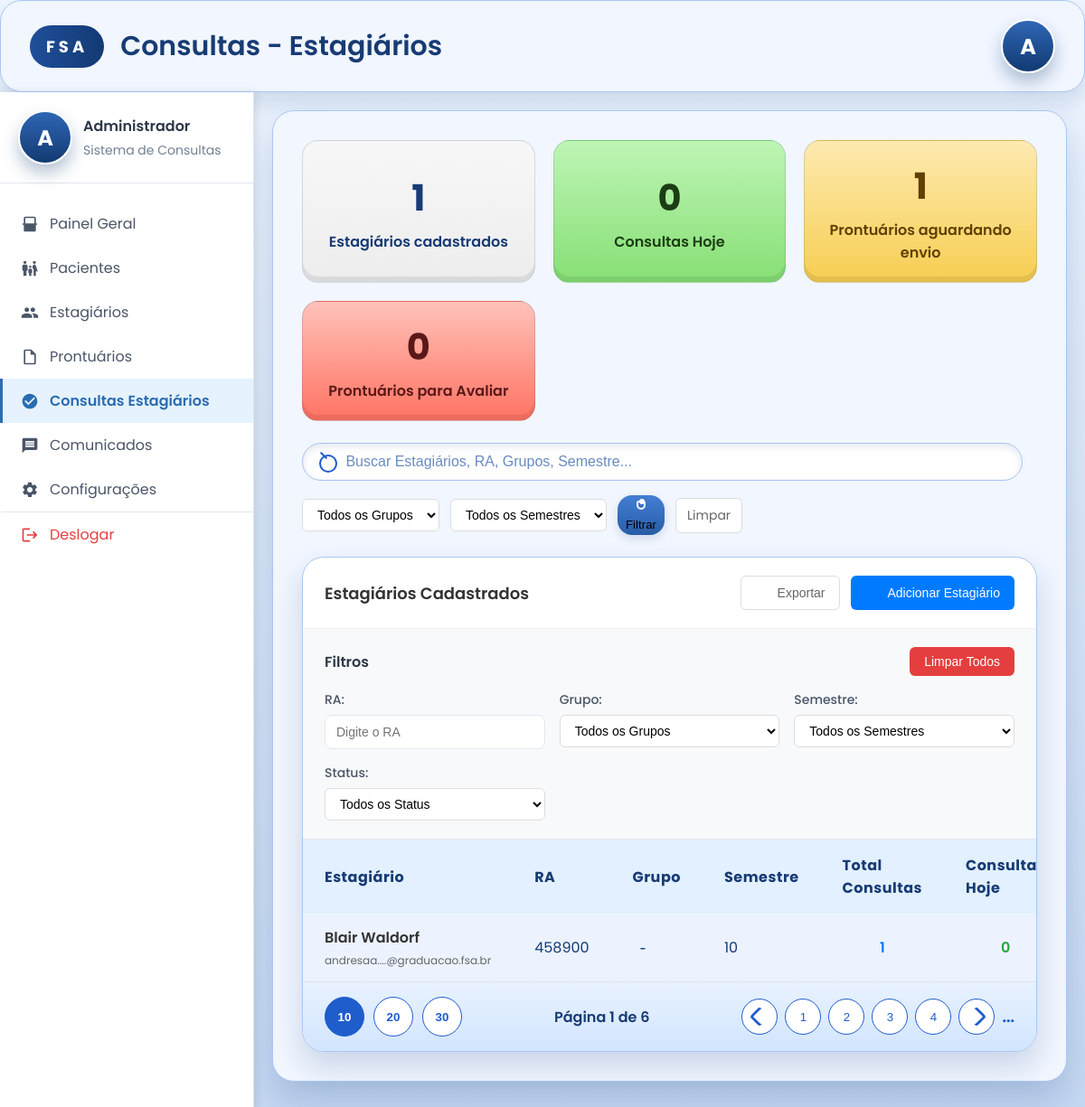
The page /admin/consultas (signed in) on the database its author committed.
### models.py (models this page shows, shortened)
class Estagiario(db.Model):
    id = db.Column(db.Integer, primary_key=True)
    nome = db.Column(db.String(100), nullable=False)
    data_nascimento = db.Column(db.Date, nullable=False)
    RA = db.Column(db.String(10), unique=True, nullable=False)  # Único
    cpf = db.Column(db.String(14), unique=True, nullable=False)  # Único
    telefone_aluno = db.Column(db.String(20), unique=True, nullable=False)  # Único
    emailfsa = db.Column(db.String(100), unique=True, nullable=False)  # Único entre todos
    curso_periodo = db.Column(db.String(50), nullable=False)
    senha = db.Column(db.String(200), nullable=False)
    agendamentos = db.relationship('Agendamento', backref='estagiario', lazy=True)
    disponibilidades = db.relationship('Disponibilidade', backref='estagiario', lazy=True)

### views.py (the view)
@app.route('/admin/consultas', methods=['GET'])
def admin_consultas_estagiarios():
    print("DEBUG: Acessando a rota /admin/consultas.")
    if 'logged_in' not in session or session.get('user_type') != 'mestre':
        flash('Acesso negado. Por favor, faça login como mestre.', 'error')
        return redirect(url_for('login'))
    termo_busca = request.args.get('busca', '').strip()
    filtro_grupo = request.args.get('grupo', '').strip()
    filtro_semestre = request.args.get('semestre', '').strip()
    query = Estagiario.query
    if termo_busca:
        query = query.filter(
            (Estagiario.nome.ilike(f"%{termo_busca}%")) |
            (Estagiario.RA.ilike(f"%{termo_busca}%")) |
            (Estagiario.emailfsa.ilike(f"%{termo_busca}%"))
        )
    estagiarios_db = query.all()
    hoje_inicio = datetime.datetime.combine(datetime.date.today(), datetime.time.min)
    hoje_fim = datetime.datetime.combine(datetime.date.today(), datetime.time.max)
    estagiarios_view = []
    for e in estagiarios_db:
        total_consultas = Agendamento.query.filter_by(estagiario_id=e.id).count()
        consultas_hoje = Agendamento.query.filter(
            Agendamento.estagiario_id == e.id,
            Agendamento.data_agendamento.isnot(None),
            Agendamento.data_agendamento >= hoje_inicio,
            Agendamento.data_agendamento <= hoje_fim
        ).count()
        semestre = ''
        if getattr(e, 'curso_periodo', None):
            try:
                import re
                match = re.search(r"(\d+)", str(e.curso_periodo))
                semestre = match.group(1) if match else ''
            except Exception:
                semestre = ''
        grupo = ''
        if filtro_grupo and grupo != filtro_grupo:
            continue
        if filtro_semestre and str(semestre) != str(filtro_semestre):
            continue
        estagiarios_view.append({
            'id': e.id,
            'nome': e.nome,
            'email': getattr(e, 'emailfsa', None),
            'ra': getattr(e, 'RA', None),
            'grupo': grupo or None,
            'semestre': str(semestre) if semestre else None,
            'consultas_count': total_consultas,
            'consultas_hoje': consultas_hoje,
        })
    total_estagiarios = len(estagiarios_view)
    consultas_hoje_total = sum(e['consultas_hoje'] for e in estagiarios_view)
    prontuarios_aguardando = Agendamento.query.filter_by(status='confirmado').count()
    prontuarios_avaliar = Agendamento.query.filter_by(status='concluido').count()
    grupos_disponiveis = ['A', 'B', 'C']
    semestres_disponiveis = [str(i) for i in range(1, 9)]
    context = {
        'estagiarios': estagiarios_view,
        'total_estagiarios': total_estagiarios,
        'consultas_hoje': consultas_hoje_total,
        'prontuarios_aguardando': prontuarios_aguardando,
        'prontuarios_avaliar': prontuarios_avaliar,
        'grupos_disponiveis': grupos_disponiveis,
        'semestres_disponiveis': semestres_disponiveis,
        'filtros_ativos': {
            'busca': termo_busca,
            'grupo': filtro_grupo,
            'semestre': filtro_semestre,
        }
    }
    return render_template('consultas_estagiarios.html', **context)

### templates/consultas_estagiarios.html (shortened to what this page needs)
<!DOCTYPE html>
<html lang="pt-BR">
  <head>
    <link rel="stylesheet" href="{{ url_for('static', filename='css/consultas_estagiarios.css') }}" />
    <link rel="stylesheet" href="https://cdnjs.cloudflare.com/ajax/libs/font-awesome/6.0.0/css/all.min.css">
  </head>
  <body>
    <div class="page-shell">
      <header class="header">
        <div class="brand">
          <div class="brand-logo">FSA</div>
          <h1>Consultas - Estagiários</h1>
        </div>
        <div class="user-avatar">A</div>
      </header>
      <div class="container">
        <div class="sidebar">
          <div class="sidebar-header">
            <div class="sidebar-user">
              <div class="user-avatar">A</div>
              <div class="user-info">
                <div class="user-name">Administrador</div>
                <div class="user-role">Sistema de Consultas</div>
              </div>
            </div>
          </div>
          <nav class="sidebar-nav">
            <a href="/aba_admin" class="nav-item">
              <svg xmlns="http://www.w3.org/2000/svg" viewBox="0 0 24 24" class="nav-icon">
                <path d="M3 13h1v7c0 1.1.9 2 2 2h12c1.1 0 2-.9 2-2v-7h1c.6 0 1-.4 1-1s-.4-1-1-1h-1V4c0-1.1-.9-2-2-2H6C4.9 2 4 2.9 4 4v7H3c-.6 0-1 .4-1 1s.4 1 1 1zM6 4h12v7H6V4z"/>
              </svg>
              <span>Painel Geral</span>
            </a>
            <a href="#" class="nav-item" onclick="mostrarPagina('pagina-pacientes')">
              <span>Pacientes</span>
            </a>
            <a href="#" class="nav-item" onclick="mostrarPagina('pagina-estagiarios')">
              <span>Estagiários</span>
            </a>
            <a href="#" class="nav-item" onclick="mostrarPagina('pagina-prontuarios')">
              <svg xmlns="http://www.w3.org/2000/svg" viewBox="0 0 24 24" class="nav-icon">
                <path d="M14 2H6c-1.1 0-2 .9-2 2v16c0 1.1.9 2 2 2h12c1.1 0 2-.9 2-2V8l-6-6zm4 18H6V4h7v5h5v11z"/>
              </svg>
              <span>Prontuários</span>
            </a>
            <a href="/admin/consultas" class="nav-item active">
              <svg xmlns="http://www.w3.org/2000/svg" viewBox="0 0 24 24" class="nav-icon">
                <path d="M12 2C6.48 2 2 6.48 2 12s4.48 10 10 10 10-4.48 10-10S17.52 2 12 2zm-2 15l-5-5 1.41-1.41L10 14.17l7.59-7.59L19 8l-9 9z"/>
              </svg>
              <span>Consultas Estagiários</span>
            </a>
            <a href="#" class="nav-item" onclick="mostrarPagina('pagina-comunicados')">
              <svg xmlns="http://www.w3.org/2000/svg" viewBox="0 0 24 24" class="nav-icon">
                <path d="M20 2H4c-1.1 0-1.99.9-1.99 2L2 22l4-4h14c1.1 0 2-.9 2-2V4c0-1.1-.9-2-2-2zm-2 12H6v-2h12v2zm0-3H6V9h12v2zm0-3H6V6h12v2z"/>
              </svg>
              <span>Comunicados</span>
            </a>
            <a href="#" class="nav-item" onclick="mostrarPagina('pagina-configuracoes')">
              <span>Configurações</span>
            </a>
            <a href="/logout" class="nav-item logout">
              <svg xmlns="http://www.w3.org/2000/svg" viewBox="0 0 24 24" class="nav-icon">
                <path d="M17 7l-1.41 1.41L18.17 11H8v2h10.17l-2.58 2.58L17 17l5-5zM4 5h8V3H4c-1.1 0-2 .9-2 2v14c0 1.1.9 2 2 2h8v-2H4V5z"/>
              </svg>
              <span>Deslogar</span>
            </a>
          </nav>
        </div>
        <div class="content">
          <main class="dashboard">
        <section class="summary" aria-label="Indicadores principais">
          <article class="summary-card neutral">
            <span class="summary-value">{{ total_estagiarios }}</span>
            <span class="summary-label">Estagiários cadastrados</span>
          </article>
          <article class="summary-card success">
            <span class="summary-value">{{ consultas_hoje }}</span>
            <span class="summary-label">Consultas Hoje</span>
          </article>
          <article class="summary-card warning">
            <span class="summary-value">{{ prontuarios_aguardando }}</span>
            <span class="summary-label">Prontuários aguardando envio</span>
          </article>
          <article class="summary-card danger">
            <span class="summary-value">{{ prontuarios_avaliar }}</span>
            <span class="summary-label">Prontuários para Avaliar</span>
          </article>
        </section>
        <section class="search-bar" aria-label="Busca e ações">
          <form method="GET" class="search-form">
            <div class="search-input">
              <span class="icon icon-search" aria-hidden="true"></span>
              <input
                type="search"
                name="busca"
                placeholder="Buscar Estagiários, RA, Grupos, Semestre..."
                aria-label="Buscar estagiários"
                value="{{ filtros_ativos.busca if filtros_ativos.busca else '' }}"
              />
            </div>
            <div class="filter-controls">
              <select name="grupo" class="filter-select">
                <option value="">Todos os Grupos</option>
              </select>
              <select name="semestre" class="filter-select">
                <option value="">Todos os Semestres</option>
              </select>
              <button type="submit" class="filter-button" aria-label="Aplicar filtros">
                <span class="icon icon-filter" aria-hidden="true"></span>
                Filtrar
              </button>
              <a href="/admin/consultas" class="clear-filters" aria-label="Limpar filtros">Limpar</a>
            </div>
          </form>
        </section>
        <section class="table-card" aria-label="Tabela de estagiários">
          <div class="table-header">
            <h2>Estagiários Cadastrados</h2>
            <div class="table-actions">
              <button type="button" class="btn btn-outline" onclick="exportarDados()">
                <span class="icon icon-download" aria-hidden="true"></span>
                Exportar
              </button>
              <button type="button" class="btn btn-primary" onclick="adicionarEstagiario()">
                <span class="icon icon-plus" aria-hidden="true"></span>
                Adicionar Estagiário
              </button>
            </div>
          </div>
          <div class="filters-section">
            <div class="filters-header">
              <h3>Filtros</h3>
              <button type="button" class="clear-all-filters" onclick="limparTodosFiltros()">
                Limpar Todos
              </button>
            </div>
            <div class="filters-grid">
              <div class="filter-group">
                <label for="filter-ra">RA:</label>
                <input type="text" id="filter-ra" class="filter-input" placeholder="Digite o RA">
              </div>
              <div class="filter-group">
                <label for="filter-grupo">Grupo:</label>
                <select id="filter-grupo" class="filter-select">
                  <option value="">Todos os Grupos</option>
                </select>
              </div>
              <div class="filter-group">
                <label for="filter-semestre">Semestre:</label>
                <select id="filter-semestre" class="filter-select">
                  <option value="">Todos os Semestres</option>
                </select>
              </div>
              <div class="filter-group">
                <label for="filter-status">Status:</label>
                <select id="filter-status" class="filter-select">
                  <option value="">Todos os Status</option>
                </select>
              </div>
            </div>
          </div>
          <table>
            <thead>
              <tr>
                <th scope="col">Estagiário</th>
                <th scope="col">RA</th>
                <th scope="col">Grupo</th>
                <th scope="col">Semestre</th>
                <th scope="col">Total Consultas</th>
                <th scope="col">Consultas Hoje</th>
              </tr>
            </thead>
            <tbody>
              {% for estagiario in estagiarios %}
              <tr>
                <td data-label="Estagiário">
                  <div class="estagiario-info">
                    <div class="estagiario-nome">{{ estagiario.nome }}</div>
                    <div class="estagiario-email">{{ estagiario.email }}</div>
                  </div>
                </td>
                <td data-label="RA">{{ estagiario.ra }}</td>
                <td data-label="Grupo">
                  {% if estagiario.grupo %}
                  <span class="grupo-badge grupo-{{ estagiario.grupo|lower }}">{{ estagiario.grupo }}</span>
                  {% else %}
                  <span class="grupo-badge">-</span>
                  {% endif %}
                </td>
                <td data-label="Semestre">{{ estagiario.semestre if estagiario.semestre else '-' }}</td>
                <td data-label="Total Consultas" class="consultations">{{ estagiario.consultas_count }}</td>
                <td data-label="Consultas Hoje" class="consultations-today">{{ estagiario.consultas_hoje }}</td>
              </tr>
              {% endfor %}
            </tbody>
          </table>
          <footer class="table-footer">
            <div class="page-size" role="group" aria-label="Quantidade por página">
              <button type="button" class="size-option">10</button>
              <button type="button" class="size-option">20</button>
              <button type="button" class="size-option">30</button>
            </div>
            <span class="pagination-label">Página 1 de 6</span>
            <nav class="pagination" aria-label="Paginação">
              <button type="button" class="page prev" aria-label="Página anterior">
                <span class="icon icon-prev" aria-hidden="true"></span>
              </button>
              <button type="button" class="page number">1</button>
              <button type="button" class="page number">2</button>
              <button type="button" class="page number">3</button>
              <button type="button" class="page number">4</button>
              <button type="button" class="page next" aria-label="Próxima página">
                <span class="icon icon-next" aria-hidden="true"></span>
              </button>
              <span class="ellipsis">...</span>
            </nav>
          </footer>
        </section>
          </main>
        </div>
      </div>
    </div>
  </body>
</html>

### templates/consultas_estagiarios.html (style rules this page uses)
.search-form { display: flex; flex-direction: column; gap: 16px; }
.filter-controls { display: flex; gap: 12px; align-items: center; flex-wrap: wrap; }
.filter-select { padding: 8px 12px; border: 1px solid #ddd; border-radius: 6px; background: white; font-size: 14px; min-width: 150px; }
.clear-filters { color: #666; text-decoration: none; font-size: 14px; padding: 8px 12px; border: 1px solid #ddd; border-radius: 6px; background: white; transition: all 0.2s; }
.table-header { display: flex; justify-content: space-between; align-items: center; padding: 20px 24px; border-bottom: 1px solid #f0f0f0; }
.table-header h2 { font-size: 18px; font-weight: 600; color: #333; margin: 0; }
.table-actions { display: flex; gap: 12px; }
.btn { padding: 10px 16px; border: none; border-radius: 6px; font-weight: 500; cursor: pointer; transition: all 0.2s; display: inline-flex; align-items: center; justify-content: center; gap: 8px; text-decoration: none; font-size: 14px; }
.btn-primary { background: #007bff; color: white; }
.btn-outline { background: transparent; border: 1px solid #ddd; color: #666; }
.estagiario-info { display: flex; flex-direction: column; gap: 4px; }
.estagiario-nome { font-weight: 600; color: #333; }
.estagiario-email { font-size: 12px; color: #666; }
.grupo-badge { padding: 4px 8px; border-radius: 12px; font-size: 12px; font-weight: 600; text-transform: uppercase; }
.consultations { text-align: center; font-weight: 600; color: #007bff; }
.consultations-today { text-align: center; font-weight: 600; color: #28a745; }
.icon { width: 16px; height: 16px; fill: currentColor; }

### rows shown on the page
Estagiario: nome "Blair Waldorf", email "andresaa....@graduacao.fsa.br", ra "458900", semestre "10", consultas_count "1", consultas_hoje "0"

### other values the page prints
{{ total_estagiarios }} "1"
{{ consultas_hoje }} "0"
{{ prontuarios_aguardando }} "1"
{{ prontuarios_avaliar }} "0"
